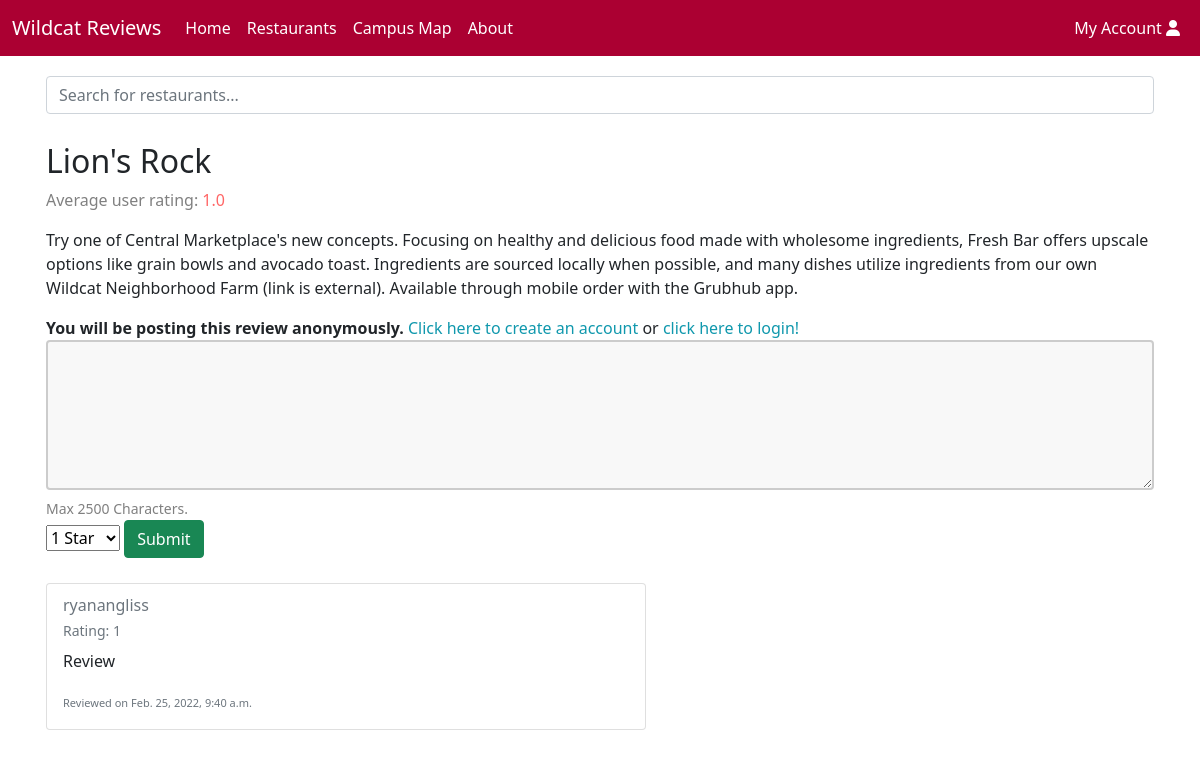
The page /restaurants/3 on the database as committed earlier.
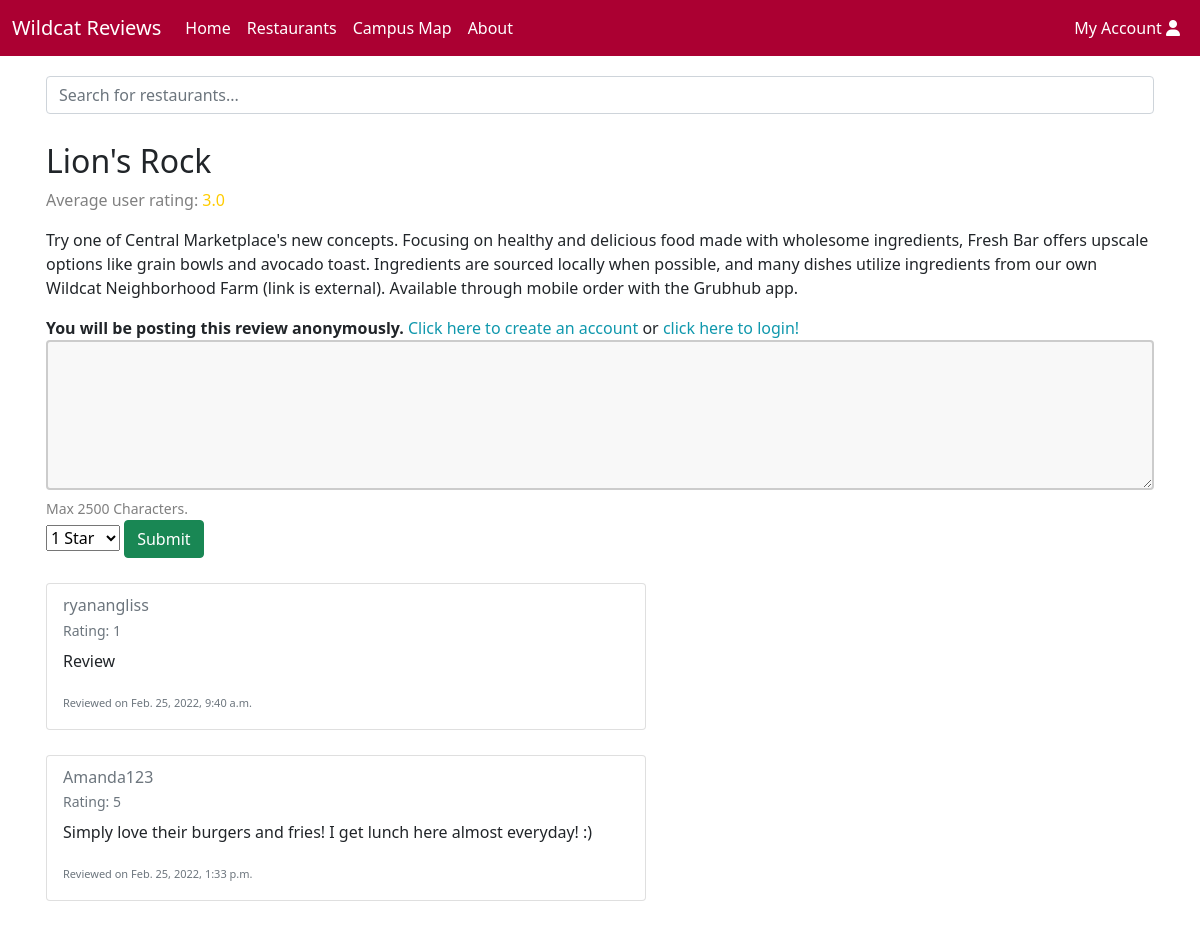
The same page on the database as committed later.
### reviews/models.py (models this page shows, shortened)
class Restaurant(models.Model):
    name = models.CharField(max_length=200)
    description = models.CharField(max_length=500, default="description")
    location = models.CharField(max_length=200, default="location")
    style = models.CharField(max_length=30, default="Restaurant")
    image_url = models.URLField(max_length = 300, default="", blank=True, null=True)
    tag = models.ManyToManyField(Tag, help_text='tags', blank=True, null=True)
    def get_reviews(self):
        reviews = Review.objects.filter(resturaunt=self.id)
        if len(reviews) > 0: # if the restaurant has at least 1 review
            total = 0
            for review in reviews:
                total += review.rating
            return round(total/len(reviews),2)
        else:
            return 0

class Review(models.Model):
    resturaunt = models.ForeignKey(Restaurant, on_delete=models.CASCADE, null=True)
    date = models.DateTimeField( auto_now_add=True)
    username = models.CharField(max_length=200, default='user')
    user = models.ForeignKey(User,on_delete=models.CASCADE, null=True)
    text = models.CharField(max_length=3000)
    rating = models.PositiveSmallIntegerField(choices=RATINGS)

### reviews/views.py (the view)
# urls.py: path('restaurants/<int:restaurant_id>', views.RestaurantDetails, name='restaurant-detail'),
def RestaurantDetails(request, restaurant_id):
    restaurantObj = get_object_or_404(Restaurant, pk=restaurant_id)
    reviews = Review.objects.filter(resturaunt=restaurantObj)
    if request.method == 'POST':
        form = ReviewForm(request.POST)
        if form.is_valid():
            review = form.save(commit=False)
            if request.user.is_authenticated:
                review.username = request.user.username
                review.user = request.user
            else:
                review.username = 'Anonymous'
            review.text = form.cleaned_data['text']
            review.rating = form.cleaned_data['rating']
            review.resturaunt = restaurantObj
            review.save()
            return HttpResponseRedirect(request.META.get('HTTP_REFERER'))
    else:
        form = ReviewForm()
    context = {
        'form': form,
        'restaurant': restaurantObj,
        'reviews': reviews,
    }
    return render(request, 'reviews/restaurant_details.html', context=context)

### reviews/forms.py
class ReviewForm(forms.ModelForm):
    username = forms.CharField(max_length=30, required=False)
    text = forms.CharField(max_length=2500, required=True, help_text='Max 2500 Characters.', widget=forms.Textarea(attrs={'class':'review_field'}))
    rating = forms.ChoiceField(choices=RATINGS, required=True)
    class Meta:
        model = Review
        fields = ('username','text', 'rating')

### reviews/templates/reviews/restaurant_details.html (shortened to what this page needs)
{% extends "base_search.html" %}
{% block content %}
		<h2>{{ restaurant.name }}</h2>
    {% if restaurant.get_reviews < 2 and restaurant.get_reviews > 0%}
      <p style="color: gray;"> Average user rating: <span style="color: #ff6666">{{ restaurant.get_reviews }} </span></p>
    {% endif %}
    {% if restaurant.get_reviews > 2 and restaurant.get_reviews < 4 %}
      <p style="color: gray;"> Average user rating: <span style="color: #ffcc00">{{ restaurant.get_reviews }} </span></p>
    {% endif %}
    <p>{{restaurant.description}}</p>
    <form method="post">
      {% if user.is_authenticated %}
      <label>Logged in as: </label>
      <a href="{% url 'account' %}">{{ user.get_username }}</a>
      {% else %}
      <label style="font-weight: bold;">You will be posting this review anonymously. </label>
      <a href="{% url 'signup' %}">Click here to create an account</a>
      <label>or </label>
      <a href="{% url 'login'%}?next={{request.path}}">click here to login!</a>
      {% endif %}
      <td>{{ form.text }}</td>
      <small style="color: grey">{{ form.text.help_text }}</small>
      <br>
      <td>{{ form.rating }}</td>
      <button type="submit" class="btn btn-success">Submit</button>
    </form>
    {% if reviews %}
      {% for review in reviews %}
      <div style="padding-top: 25px;">
          <div class="card" style="width: 600px;">
            <div class="card-body">
              <h6 class="card-subtitle mb-2 text-muted"> {{ review.username }}</h6>
              <p class="card-subtitle mb-2 text-muted" style="font-size: 14px;">Rating: {{ review.rating }}</p>
              <p class="card-text">{{ review.text }}</p>
              <p class="card-text"><small class="text-muted" style="font-size: 11px;">Reviewed on {{ review.date }}</small></p>
            </div>
          </div>
        </div>
      {% endfor %}
    {% else %}
      <br>
      <p>There are no reviews for {{ restaurant.name }}. Add yours now!</p>
    {% endif %}
{% endblock %}

Rows that differ between the two databases and show on the page:
computed for Restaurant "Lion's Rock": get_reviews "1.0" → "3.0"
added Review: username "Amanda123", rating "5", text "Simply love their burgers and fries! I get lunch here almost everyday! :)", date "Feb. 25, 2022, 1:33 p.m."
